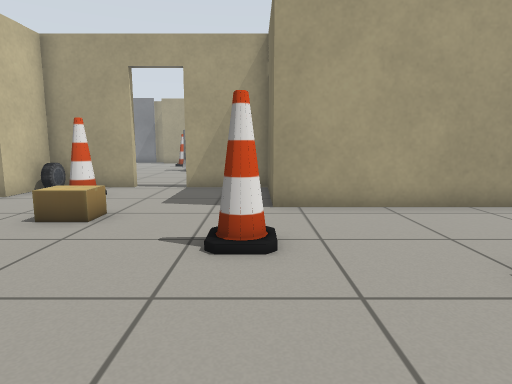
view 1 (above)

24 first-person views from a walk through a robot-simulator world made for Gazebo. The camera is 0.72 m above the floor, tilts 8° down and sees 75° across. The lines on the ground mark 1 m squares. The floor is counted in squares, 0.5 m on a side. Each view is taken from the middle of a square. On the plan, view 1 faces up. The plan holds only what a view shows up to about 15 squares ahead; the rest is blank. The place goes on beyond the plan. Simple shapes stand in for some stock models. Some surface patterns are stand-ins.

view 2
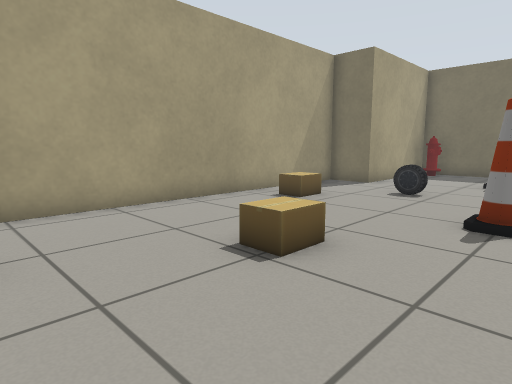

view 3
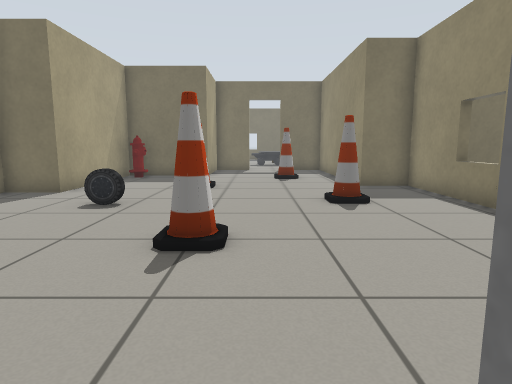

view 4
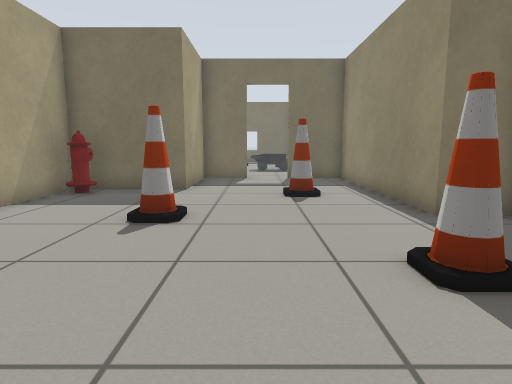

view 5
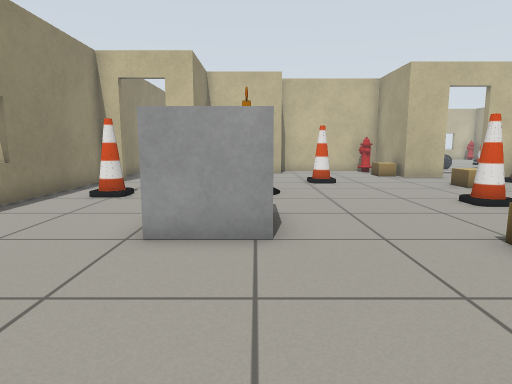

view 6
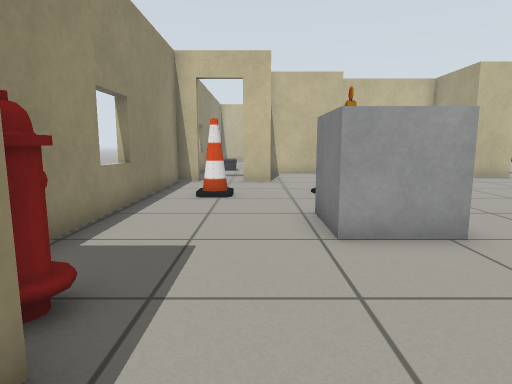

view 7
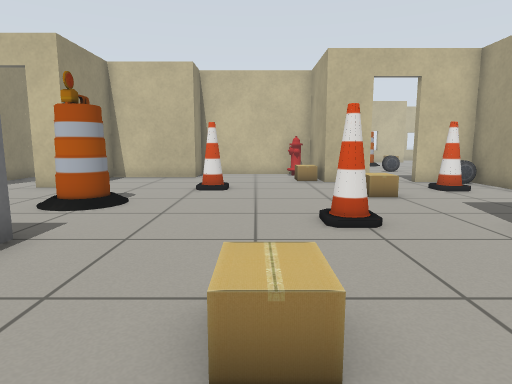

view 8
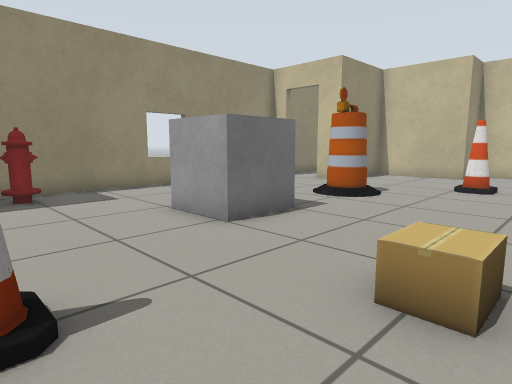

view 9
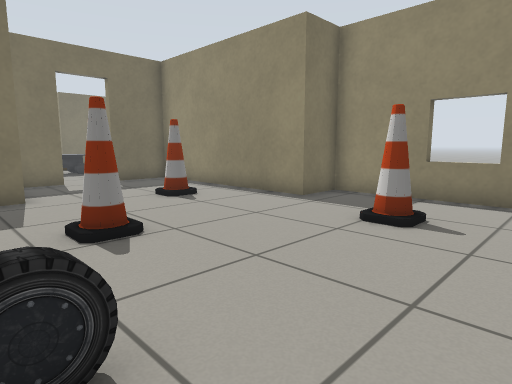

view 10
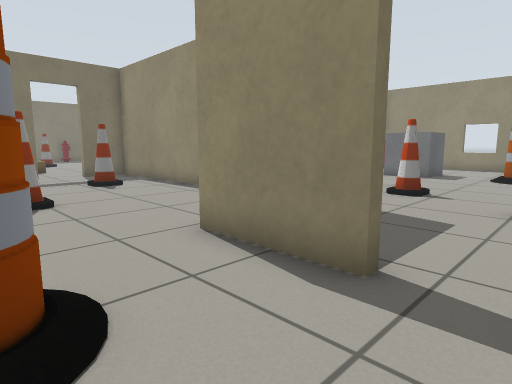

view 11
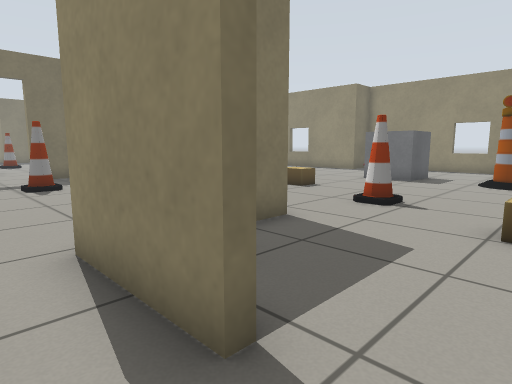

view 12
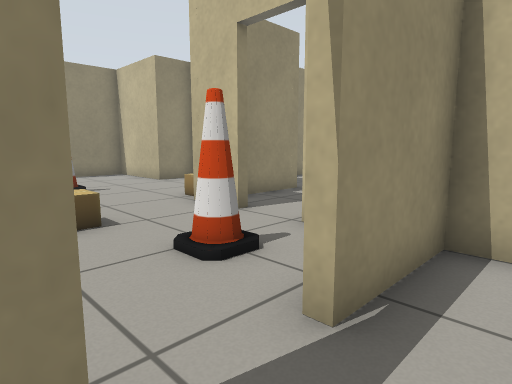

view 13
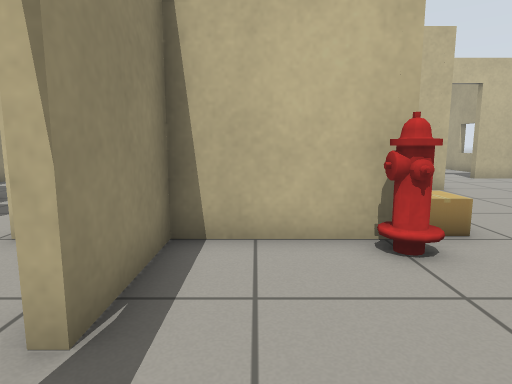

view 14
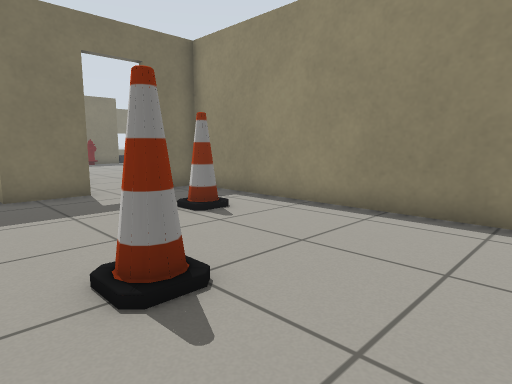

view 15
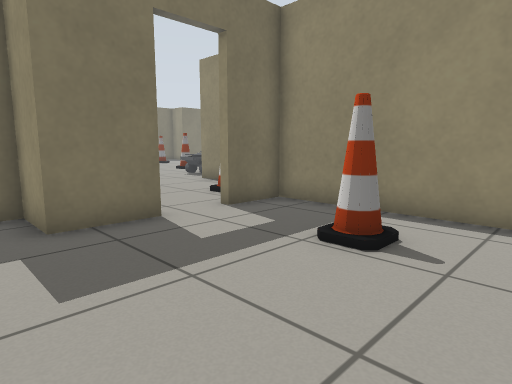

view 16
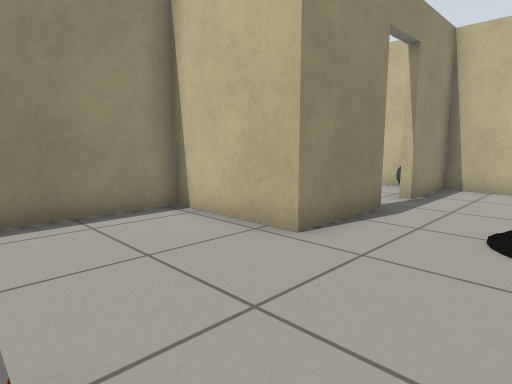

view 17
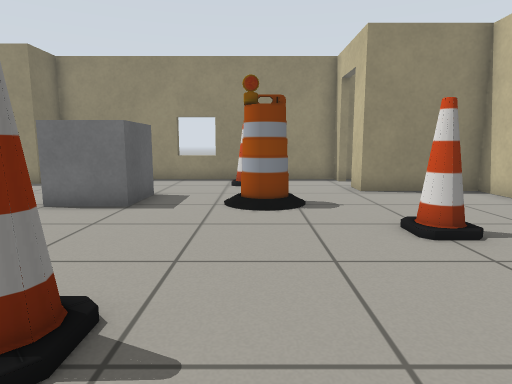

view 18
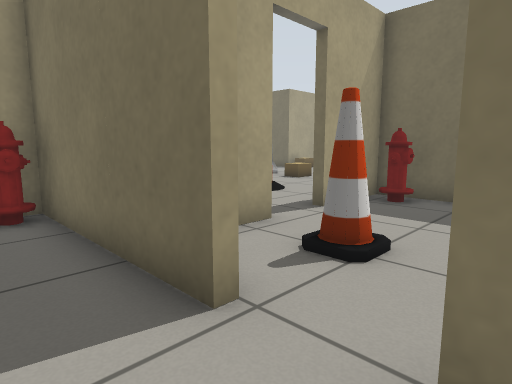

view 19
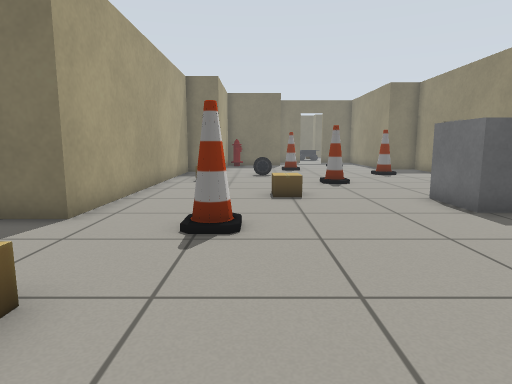

view 20
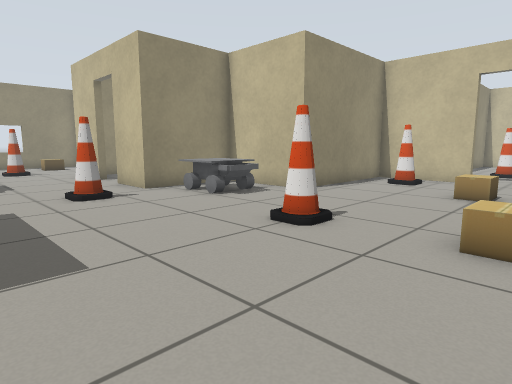

view 21
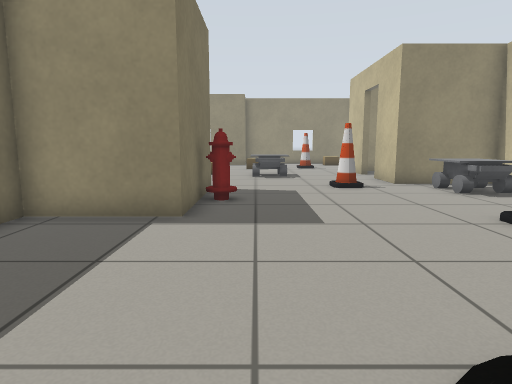

view 22
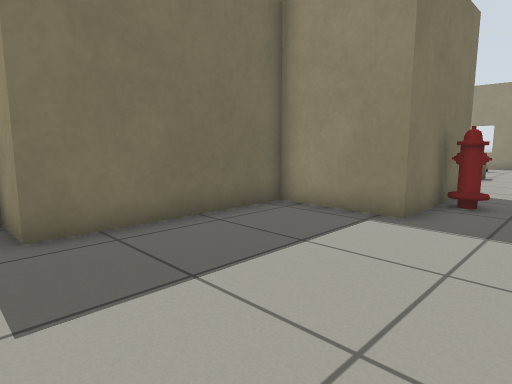

view 23
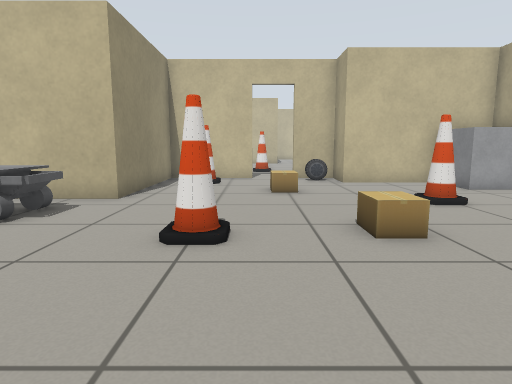

view 24
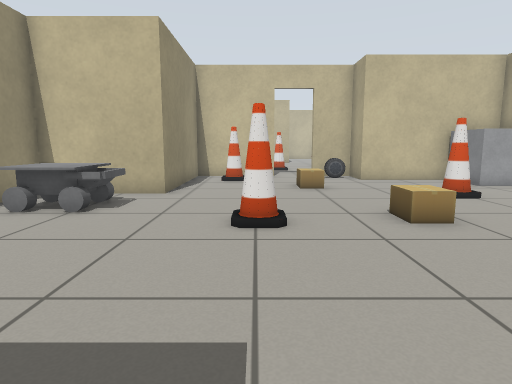

### Floor plan
Points are (right, up) in squares from view 1. A wall is a line through its corners. A room is listed if a view was taken in it or the views show most of it. See-through windows are left out.
Room 1 (views 1, 2, 3, 4, 5, 6, 7, 8, 9, 17, 19)
walls: (-5.3, -6.3) (-5.3, -7.1) (6.1, -7.1) (6.1, -5.4) (13.8, -5.4) (13.8, -3.7) (21.5, -3.7) (21.5, -1.4); (-7, 7.5) (-7, 5.7) (-9.4, 5.7); (-4.1, 11.4) (-6.5, 11.4); (-9.5, 0.3) (-9, 0.3) (-9, -3.4) (-5.3, -3.4) (-5.3, -4.6); (-7, 10.5) (-7, 9.2); (21.5, 0.4) (21.5, 2.3) (17.8, 2.3) (17.8, 6) (12.1, 6) (12.1, 7.7) (0.4, 7.7) (0.4, 11.4) (-2.4, 11.4) (-2.4, 11.7)
ways out: open door at (-3.3, 11.7) to room 2; open door at (-7, 8.5) to room 3; open door at (-5.5, -5.5); open door at (22, -0.5)
objects: cardboard box (-8, 5) to (-7, 5); cone (-5, 1) to (-5, 2); cone (-5, 9) to (-5, 10); cardboard box (-4, 6) to (-3, 7); barrel (-3, -2) to (-2, -1); cone (-2, -5) to (-1, -5); cone (0, 4) to (0, 5); fire hydrant (0, 10); other object (1, -3) to (3, -1); cardboard box (3, 3) to (4, 4); fire hydrant (5, -6); cone (7, 1); cardboard box (7, 6) to (8, 6); cone (10, -3) to (11, -2); car (10, 3) to (10, 4); cone (13, 2) to (14, 2); cone (16, -2) to (17, -1); fire hydrant (17, 5)
Room 2 (views 10, 11, 12, 13, 14, 15, 16)
walls: (-2.4, 11.7) (0.7, 11.7) (0.7, 8) (12.1, 8) (12.1, 9.8); (12.1, 11.7) (12.1, 13.7) (13.8, 13.7); (-7, 15.5) (-7, 11.7) (-4.1, 11.7)
ways out: open door at (-3.3, 11.7) to room 1; open door at (12, 10.5) to room 4
objects: fire hydrant (-6, 15); barrel (-2, 14) to (0, 15); cone (5, 13) to (5, 14); cone (8, 10) to (9, 11)
Room 3 (view 18)
walls: (-7.3, 9.2) (-7.3, 15.1); (-9.5, 6) (-8.6, 6)
ways out: open door at (-7, 8.5) to room 1
objects: fire hydrant (-8, 14) to (-8, 15); car (-7, 11)
Room 4 (views 20, 21, 22, 23, 24)
walls: (28.5, 3.9) (28.5, 8.4) (31.7, 8.4) (31.7, 14.1) (33.5, 14.1); (12.4, 9.8) (12.4, 6.3) (18.1, 6.3) (18.1, 2.6) (21.8, 2.6) (21.8, 1.6); (14.1, 15.5) (14.1, 13.4) (12.4, 13.4) (12.4, 11.7)
ways out: open door at (12, 10.5) to room 2; opening at (25, 3)
objects: car (13, 12) to (13, 13); cone (14, 8); cardboard box (16, 10) to (17, 11); cone (18, 15) to (19, 15); other object (19, 4) to (21, 6); cardboard box (21, 12) to (22, 13); cone (22, 9); cone (24, 3) to (24, 4); barrel (25, 13) to (26, 14); fire hydrant (28, 6)

Where each view was taken, in squares from view 1:
view 1: 0 up, 0 right, facing up
view 2: 0 up, 0 right, facing up-right
view 3: 0 up, 2 right, facing right
view 4: 0 up, 7 right, facing right
view 5: 1 down, 8 right, facing left
view 6: 4 down, 8 right, facing left
view 7: 3 up, 6 right, facing left
view 8: 4 up, 7 right, facing down-left
view 9: 4 up, 8 right, facing down-right
view 10: 15 up, 4 left, facing down-right
view 11: 13 up, 4 left, facing down-right
view 12: 13 up, 2 left, facing down-left
view 13: 13 up, 2 left, facing left
view 14: 15 up, 2 right, facing down-right
view 15: 15 up, 6 right, facing down-right
view 16: 15 up, 5 right, facing down-left
view 17: 7 up, 2 left, facing down
view 18: 7 up, 9 left, facing up-right
view 19: 4 up, 6 left, facing right
view 20: 13 up, 27 right, facing down-left
view 21: 15 up, 27 right, facing down
view 22: 15 up, 26 right, facing down-right
view 23: 10 up, 27 right, facing left
view 24: 9 up, 28 right, facing left
